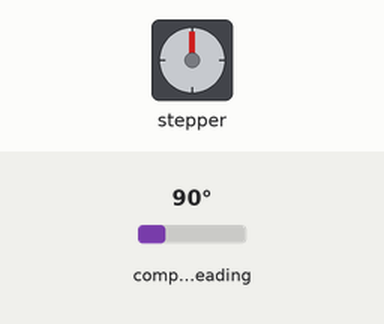
This program was run on a simulated Raspberry Pi (BCM pin numbers). Shown: stepper motor. The inputs (shaded band) are chosen by the test bench; at power-on: compass heading 90°. The stepper is drawn at 2048 steps a turn; library files of the repository ran but are not shown: lsm303dlh_mag_compass.py; what the program prints to the terminal is not drawn. At 10.3 s the program stops and its outputs stay as they are.

Above: at 0.15 s.
At 2.57 s:
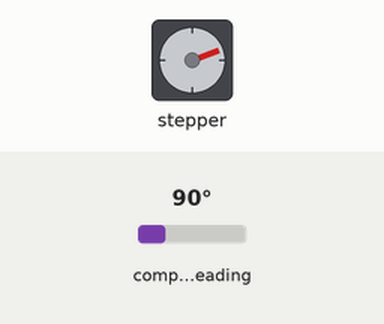
At 5.29 s:
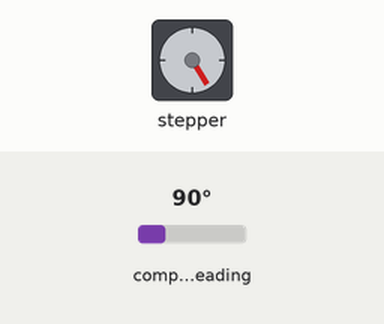
At 10.4 s:
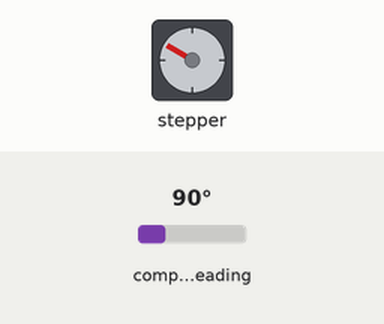
Timing chart, 0 to 11.8 s (numbered marks = the images above):
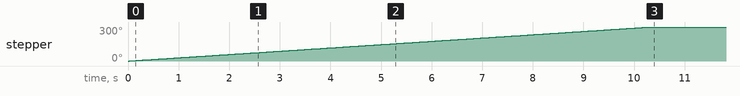

The program:

stepper_origin.py
```python
import RPi.GPIO as GPIO
import time


##################
import sys
sys.path.append("/lsm303dlh_mag_compass")
from lsm303dlh_mag_compass import posicion
##################

out1 = 24 #18 #24
out2 = 25 #22 #25
out3 = 8 #24 #8
out4 = 7 #26 #7


i=0
positive=0
negative=0
y=0

GPIO.setmode(GPIO.BCM)
GPIO.setwarnings(False) # Disable warnings
GPIO.setup(out1,GPIO.OUT)
GPIO.setup(out2,GPIO.OUT)
GPIO.setup(out3,GPIO.OUT)
GPIO.setup(out4,GPIO.OUT)

#Incerteza de +/- 30
regreso = (360 - posicion)+30

try:
    while(1):
        GPIO.output(out1,GPIO.LOW)
        GPIO.output(out2,GPIO.LOW)
        GPIO.output(out3,GPIO.LOW)
        GPIO.output(out4,GPIO.LOW)
        #print("ingrese un valor para rotar un angulo de 0 a 360")
        print(f"Moviendo stepper: {regreso}°")
        deg = -1*regreso
        x = int(-1*(deg*4096)/(360))
        if x>0 and x<=4096:
            for y in range(x,0,-1):
                if negative==1:
                    if i==7:
                        i=0
                    else:
                        i=i+1
                    y=y+2
                    negative=0
                positive=1

                if i==0:
                    GPIO.output(out1,GPIO.HIGH)
                    GPIO.output(out2,GPIO.LOW)
                    GPIO.output(out3,GPIO.LOW)
                    GPIO.output(out4,GPIO.LOW)
                    time.sleep(0.003)
                elif i==1:
                    GPIO.output(out1,GPIO.HIGH)
                    GPIO.output(out2,GPIO.HIGH)
                    GPIO.output(out3,GPIO.LOW)
                    GPIO.output(out4,GPIO.LOW)
                    time.sleep(0.003)
                elif i==2:
                    GPIO.output(out1,GPIO.LOW)
                    GPIO.output(out2,GPIO.HIGH)
                    GPIO.output(out3,GPIO.LOW)
                    GPIO.output(out4,GPIO.LOW)
                    time.sleep(0.003)
                elif i==3:
                    GPIO.output(out1,GPIO.LOW)
                    GPIO.output(out2,GPIO.HIGH)
                    GPIO.output(out3,GPIO.HIGH)
                    GPIO.output(out4,GPIO.LOW)
                    time.sleep(0.003)
                elif i==4:
                    GPIO.output(out1,GPIO.LOW)
                    GPIO.output(out2,GPIO.LOW)
                    GPIO.output(out3,GPIO.HIGH)
                    GPIO.output(out4,GPIO.LOW)
                    time.sleep(0.003)
                elif i==5:
                    GPIO.output(out1,GPIO.LOW)
                    GPIO.output(out2,GPIO.LOW)
                    GPIO.output(out3,GPIO.HIGH)
                    GPIO.output(out4,GPIO.HIGH)
                    time.sleep(0.003)
                elif i==6:
                    GPIO.output(out1,GPIO.LOW)
                    GPIO.output(out2,GPIO.LOW)
                    GPIO.output(out3,GPIO.LOW)
                    GPIO.output(out4,GPIO.HIGH)
                    time.sleep(0.003)
                elif i==7:
                    GPIO.output(out1,GPIO.HIGH)
                    GPIO.output(out2,GPIO.LOW)
                    GPIO.output(out3,GPIO.LOW)
                    GPIO.output(out4,GPIO.HIGH)
                    time.sleep(0.003)
                if i==7:
                    i=0
                    continue
                i=i+1

        elif x<0 and x>=-4096:
            x=x*-1
            for y in range(x,0,-1):
                if positive==1:
                    if i==0:
                        i=7
                    else:
                        i=i-1
                    y=y+3
                    positive=0
                negative=1

                if i==0:
                    GPIO.output(out1,GPIO.HIGH)
                    GPIO.output(out2,GPIO.LOW)
                    GPIO.output(out3,GPIO.LOW)
                    GPIO.output(out4,GPIO.LOW)
                    time.sleep(0.003)
                elif i==1:
                    GPIO.output(out1,GPIO.HIGH)
                    GPIO.output(out2,GPIO.HIGH)
                    GPIO.output(out3,GPIO.LOW)
                    GPIO.output(out4,GPIO.LOW)
                    time.sleep(0.003)
                elif i==2:
                    GPIO.output(out1,GPIO.LOW)
                    GPIO.output(out2,GPIO.HIGH)
                    GPIO.output(out3,GPIO.LOW)
                    GPIO.output(out4,GPIO.LOW)
                    time.sleep(0.003)
                elif i==3:
                    GPIO.output(out1,GPIO.LOW)
                    GPIO.output(out2,GPIO.HIGH)
                    GPIO.output(out3,GPIO.HIGH)
                    GPIO.output(out4,GPIO.LOW)
                    time.sleep(0.003)
                elif i==4:
                    GPIO.output(out1,GPIO.LOW)
                    GPIO.output(out2,GPIO.LOW)
                    GPIO.output(out3,GPIO.HIGH)
                    GPIO.output(out4,GPIO.LOW)
                    time.sleep(0.003)
                elif i==5:
                    GPIO.output(out1,GPIO.LOW)
                    GPIO.output(out2,GPIO.LOW)
                    GPIO.output(out3,GPIO.HIGH)
                    GPIO.output(out4,GPIO.HIGH)
                    time.sleep(0.003)
                    #time.sleep(1)
                elif i==6:
                    GPIO.output(out1,GPIO.LOW)
                    GPIO.output(out2,GPIO.LOW)
                    GPIO.output(out3,GPIO.LOW)
                    GPIO.output(out4,GPIO.HIGH)
                    time.sleep(0.003)
                    #time.sleep(1)
                elif i==7:
                    GPIO.output(out1,GPIO.HIGH)
                    GPIO.output(out2,GPIO.LOW)
                    GPIO.output(out3,GPIO.LOW)
                    GPIO.output(out4,GPIO.HIGH)
                    time.sleep(0.003)
                if i==0:
                    i=7
                    continue
                i=i-1
        break

except KeyboardInterrupt:
    GPIO.cleanup()


#Chekpoin menú, falta target ISS
```

Measured:
- by itself, stepper: turns 300° clockwise in 10.3 s
